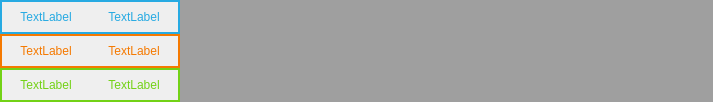
        <widget class="QWidget" name="Performance">
         <attribute name="title">
          <string>性能</string>
         </attribute>
         <layout class="QGridLayout" name="gridLayout_4">
          <property name="leftMargin">
           <number>0</number>
          </property>
          <property name="topMargin">
           <number>0</number>
          </property>
          <property name="rightMargin">
           <number>0</number>
          </property>
          <property name="bottomMargin">
           <number>0</number>
          </property>
          <property name="spacing">
           <number>0</number>
          </property>
          <item row="0" column="0">
           <layout class="QGridLayout" name="gridLayout_3">
            <item row="0" column="0">
             <widget class="QWidget" name="Perf_window" native="true">
              <property name="styleSheet">
               <string notr="true"/>
              </property>
              <layout class="QGridLayout" name="gridLayout_12">
               <property name="leftMargin">
                <number>0</number>
               </property>
               <property name="topMargin">
                <number>0</number>
               </property>
               <property name="rightMargin">
                <number>0</number>
               </property>
               <property name="bottomMargin">
                <number>0</number>
               </property>
               <property name="spacing">
                <number>0</number>
               </property>
               <item row="0" column="0">
                <layout class="QHBoxLayout" name="PERFORMANCE">
                 <property name="spacing">
                  <number>0</number>
                 </property>
                 <property name="leftMargin">
                  <number>0</number>
                 </property>
                 <item>
                  <layout class="QVBoxLayout" name="Performance_outlook">
                   <property name="spacing">
                    <number>0</number>
                   </property>
                   <item>
                    <widget class="QFrame" name="CPU">
                     <property name="sizePolicy">
                      <sizepolicy hsizetype="Preferred" vsizetype="Preferred">
                       <horstretch>0</horstretch>
                       <verstretch>0</verstretch>
                      </sizepolicy>
                     </property>
                     <property name="minimumSize">
                      <size>
                       <width>180</width>
                       <height>0</height>
                      </size>
                     </property>
                     <property name="mouseTracking">
                      <bool>false</bool>
                     </property>
                     <property name="styleSheet">
                      <string notr="true">color: rgb(39, 170, 226);</string>
                     </property>
                     <property name="frameShape">
                      <enum>QFrame::Box</enum>
                     </property>
                     <property name="lineWidth">
                      <number>2</number>
                     </property>
                     <layout class="QGridLayout" name="gridLayout_13">
                      <property name="leftMargin">
                       <number>0</number>
                      </property>
                      <property name="topMargin">
                       <number>0</number>
                      </property>
                      <property name="rightMargin">
                       <number>0</number>
                      </property>
                      <property name="bottomMargin">
                       <number>0</number>
                      </property>
                      <property name="horizontalSpacing">
                       <number>0</number>
                      </property>
                      <item row="0" column="0">
                       <layout class="QVBoxLayout" name="CPU_outlook">
                        <property name="spacing">
                         <number>0</number>
                        </property>
                        <item>
                         <layout class="QHBoxLayout" name="horizontalLayout_2">
                          <item>
                           <widget class="QLabel" name="label_cpu_u">
                            <property name="minimumSize">
                             <size>
                              <width>0</width>
                              <height>30</height>
                             </size>
                            </property>
                            <property name="text">
                             <string>TextLabel</string>
                            </property>
                            <property name="alignment">
                             <set>Qt::AlignCenter</set>
                            </property>
                           </widget>
                          </item>
                          <item>
                           <widget class="QLabel" name="cpu_u">
                            <property name="minimumSize">
                             <size>
                              <width>0</width>
                              <height>30</height>
                             </size>
                            </property>
                            <property name="text">
                             <string>TextLabel</string>
                            </property>
                            <property name="alignment">
                             <set>Qt::AlignCenter</set>
                            </property>
                           </widget>
                          </item>
                         </layout>
                        </item>
                        <item>
                         <widget class="QCustomPlot" name="cpu_u_plot" native="true">
                          <property name="sizePolicy">
                           <sizepolicy hsizetype="Preferred" vsizetype="Expanding">
                            <horstretch>0</horstretch>
                            <verstretch>0</verstretch>
                           </sizepolicy>
                          </property>
                          <property name="styleSheet">
                           <string notr="true">background-color: rgb(219, 242, 255);</string>
                          </property>
                         </widget>
                        </item>
                       </layout>
                      </item>
                     </layout>
                    </widget>
                   </item>
                   <item>
                    <widget class="QFrame" name="RAM">
                     <property name="sizePolicy">
                      <sizepolicy hsizetype="Preferred" vsizetype="Preferred">
                       <horstretch>0</horstretch>
                       <verstretch>0</verstretch>
                      </sizepolicy>
                     </property>
                     <property name="minimumSize">
                      <size>
                       <width>180</width>
                       <height>0</height>
                      </size>
                     </property>
                     <property name="styleSheet">
                      <string notr="true">color: rgb(245, 121, 0);</string>
                     </property>
                     <property name="frameShape">
                      <enum>QFrame::Box</enum>
                     </property>
                     <property name="lineWidth">
                      <number>2</number>
                     </property>
                     <layout class="QGridLayout" name="gridLayout_14">
                      <property name="leftMargin">
                       <number>0</number>
                      </property>
                      <property name="topMargin">
                       <number>0</number>
                      </property>
                      <property name="rightMargin">
                       <number>0</number>
                      </property>
                      <property name="bottomMargin">
                       <number>0</number>
                      </property>
                      <property name="spacing">
                       <number>0</number>
                      </property>
                      <item row="0" column="0">
                       <layout class="QVBoxLayout" name="RAM_outlook">
                        <property name="spacing">
                         <number>0</number>
                        </property>
                        <item>
                         <layout class="QHBoxLayout" name="horizontalLayout_3">
                          <item>
                           <widget class="QLabel" name="label_ram_u">
                            <property name="minimumSize">
                             <size>
                              <width>0</width>
                              <height>30</height>
                             </size>
                            </property>
                            <property name="text">
                             <string>TextLabel</string>
                            </property>
                            <property name="alignment">
                             <set>Qt::AlignCenter</set>
                            </property>
                           </widget>
                          </item>
                          <item>
                           <widget class="QLabel" name="ram_u">
                            <property name="minimumSize">
                             <size>
                              <width>0</width>
                              <height>30</height>
                             </size>
                            </property>
                            <property name="text">
                             <string>TextLabel</string>
                            </property>
                            <property name="alignment">
                             <set>Qt::AlignCenter</set>
                            </property>
                           </widget>
                          </item>
                         </layout>
                        </item>
                        <item>
                         <widget class="QCustomPlot" name="ram_u_plot" native="true">
                          <property name="sizePolicy">
                           <sizepolicy hsizetype="Preferred" vsizetype="Expanding">
                            <horstretch>0</horstretch>
                            <verstretch>0</verstretch>
                           </sizepolicy>
                          </property>
                          <property name="styleSheet">
                           <string notr="true">background-color: rgb(255, 235, 201);</string>
                          </property>
                         </widget>
                        </item>
                       </layout>
                      </item>
                     </layout>
                    </widget>
                   </item>
                   <item>
                    <widget class="QFrame" name="DISK">
                     <property name="sizePolicy">
                      <sizepolicy hsizetype="Preferred" vsizetype="Preferred">
                       <horstretch>0</horstretch>
                       <verstretch>0</verstretch>
                      </sizepolicy>
                     </property>
                     <property name="minimumSize">
                      <size>
                       <width>180</width>
                       <height>0</height>
                      </size>
                     </property>
                     <property name="styleSheet">
                      <string notr="true">color: rgb(115, 210, 22);</string>
                     </property>
                     <property name="frameShape">
                      <enum>QFrame::Box</enum>
                     </property>
                     <property name="lineWidth">
                      <number>2</number>
                     </property>
                     <layout class="QGridLayout" name="gridLayout_15">
                      <property name="leftMargin">
                       <number>0</number>
                      </property>
                      <property name="topMargin">
                       <number>0</number>
                      </property>
                      <property name="rightMargin">
                       <number>0</number>
                      </property>
                      <property name="bottomMargin">
                       <number>0</number>
                      </property>
                      <property name="spacing">
                       <number>0</number>
                      </property>
                      <item row="0" column="0">
                       <layout class="QVBoxLayout" name="DISK_outlook">
                        <property name="spacing">
                         <number>0</number>
                        </property>
                        <item>
                         <layout class="QHBoxLayout" name="horizontalLayout_4">
                          <item>
                           <widget class="QLabel" name="label_disk_u">
                            <property name="minimumSize">
                             <size>
                              <width>0</width>
                              <height>30</height>
                             </size>
                            </property>
                            <property name="text">
                             <string>TextLabel</string>
                            </property>
                            <property name="alignment">
                             <set>Qt::AlignCenter</set>
                            </property>
                           </widget>
                          </item>
                          <item>
                           <widget class="QLabel" name="disk_u">
                            <property name="minimumSize">
                             <size>
                              <width>0</width>
                              <height>30</height>
                             </size>
                            </property>
                            <property name="text">
                             <string>TextLabel</string>
                            </property>
                            <property name="alignment">
                             <set>Qt::AlignCenter</set>
                            </property>
                           </widget>
                          </item>
                         </layout>
                        </item>
                        <item>
                         <widget class="QCustomPlot" name="disk_u_plot" native="true">
                          <property name="sizePolicy">
                           <sizepolicy hsizetype="Preferred" vsizetype="Expanding">
                            <horstretch>0</horstretch>
                            <verstretch>0</verstretch>
                           </sizepolicy>
                          </property>
                          <property name="styleSheet">
                           <string notr="true">background-color: rgb(211, 255, 191);</string>
                          </property>
                         </widget>
                        </item>
                       </layout>
                      </item>
                     </layout>
                    </widget>
                   </item>
                  </layout>
                 </item>
                 <item>
                  <widget class="QMdiArea" name="mdiArea">
                   <property name="sizePolicy">
                    <sizepolicy hsizetype="Expanding" vsizetype="Ignored">
                     <horstretch>0</horstretch>
                     <verstretch>0</verstretch>
                    </sizepolicy>
                   </property>
                   <property name="maximumSize">
                    <size>
                     <width>10000</width>
                     <height>16777215</height>
                    </size>
                   </property>
                   <property name="styleSheet">
                    <string notr="true"/>
                   </property>
                  </widget>
                 </item>
                </layout>
               </item>
              </layout>
             </widget>
            </item>
           </layout>
          </item>
         </layout>
        </widget>
